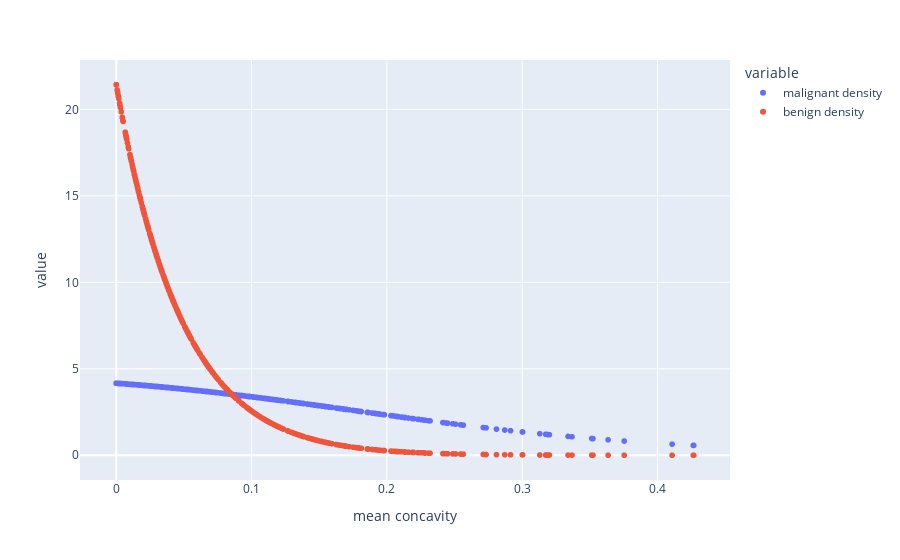

The code cell stored with this chart in its notebook:
### Code cell
fig_fitted_densities2 = px.scatter(df_components, x='mean concavity', y=['malignant density', 'benign density'])
fig_fitted_densities2

### Figure 1 — Plotly figure (JSON) as saved in the notebook; plotly's stock layout.template omitted (floating-point values rounded to 4 significant figures; data arrays with more than 128 entries replaced by an {"elided": "..."} marker saying what was removed)
{"data": [{"hovertemplate": "variable=malignant density<br>mean concavity=%{x}<br>value=%{y}<extra></extra>", "legendgroup": "malignant density", "marker": {"color": "#636efa", "symbol": "circle"}, "mode": "markers", "name": "malignant density", "showlegend": true, "type": "scattergl", "x": {"elided": "569 float values"}, "xaxis": "x", "y": {"elided": "569 float values"}, "yaxis": "y"}, {"hovertemplate": "variable=benign density<br>mean concavity=%{x}<br>value=%{y}<extra></extra>", "legendgroup": "benign density", "marker": {"color": "#EF553B", "symbol": "circle"}, "mode": "markers", "name": "benign density", "showlegend": true, "type": "scattergl", "x": {"elided": "569 float values"}, "xaxis": "x", "y": {"elided": "569 float values"}, "yaxis": "y"}], "layout": {"autosize": true, "legend": {"title": {"text": "variable"}, "tracegroupgap": 0}, "margin": {"t": 60}, "xaxis": {"anchor": "y", "autorange": true, "domain": [0, 1], "range": [-0.02585, 0.4527], "title": {"text": "mean concavity"}, "type": "linear"}, "yaxis": {"anchor": "x", "autorange": true, "domain": [0, 1], "range": [-1.658, 23.08], "title": {"text": "value"}, "type": "linear"}}}
